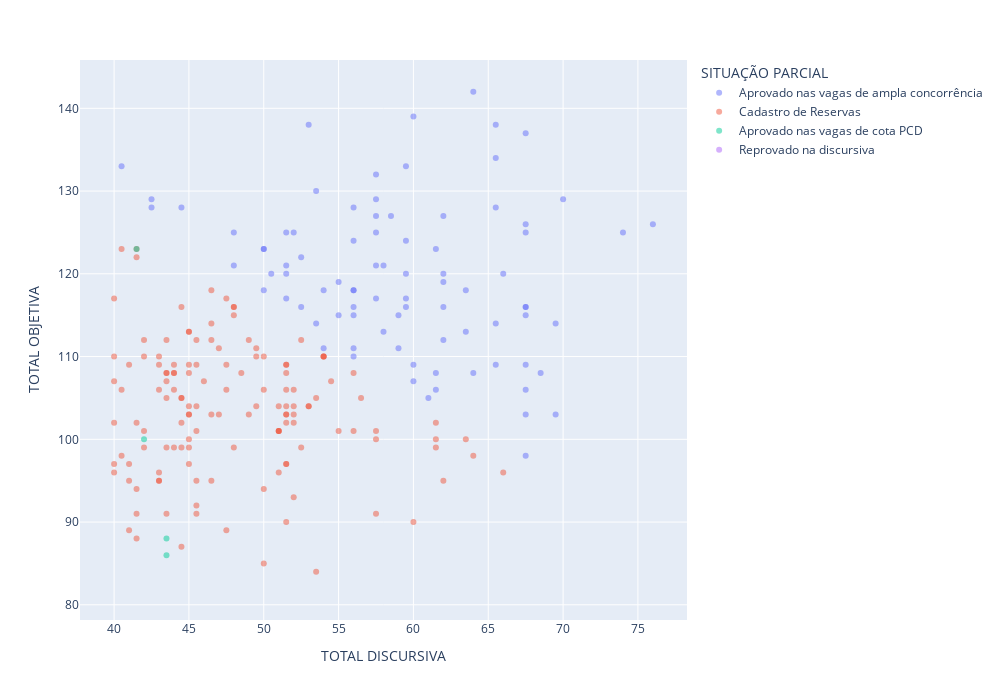

The cell this chart's notebook holds for it:
### Code cell
import matplotlib.pyplot as plt
import plotly.express as px

v1 = 'TOTAL DISCURSIVA'
v2 = 'TOTAL OBJETIVA'
# Plotar o gráfico de dispersão
# plt.scatter(resultado_preliminar_ordenado[v1], resultado_preliminar_ordenado[v2])

fig = px.scatter(resultado_preliminar_ordenado, x=v1, y=v2, color='SITUAÇÃO PARCIAL', opacity=0.5)

fig.update_layout(width=1000, height=700)

fig.show()

### Figure 1 — Plotly figure (JSON) as saved in the notebook; plotly's stock layout.template omitted (floating-point values rounded to 4 significant figures; data arrays with more than 128 entries replaced by an {"elided": "..."} marker saying what was removed)
{"data": [{"hovertemplate": "SITUAÇÃO PARCIAL=Aprovado nas vagas de ampla concorrência<br>TOTAL DISCURSIVA=%{x}<br>TOTAL OBJETIVA=%{y}<extra></extra>", "legendgroup": "Aprovado nas vagas de ampla concorrência", "marker": {"color": "#636efa", "opacity": 0.5, "symbol": "circle"}, "mode": "markers", "name": "Aprovado nas vagas de ampla concorrência", "orientation": "v", "showlegend": true, "type": "scatter", "x": [64, 67.5, 65.5, 76, 65.5, 74, 70, 60, 67.5, 65.5, 67.5, 59.5, 53, 57.5, 62, 57.5, 66, 58.5, 61.5, 57.5, 56, 69.5, 67.5, 67.5, 59.5, 53.5, 67.5, 57.5, 62, 63.5, 62, 56, 65.5, 59.5, 58, 57.5, 62, 52, 68.5, 67.5, 63.5, 59.5, 51.5, 59.5, 65.5, 57.5, 52.5, 62, 59, 56, 56, 55, 67.5, 40.5, 50, 50, 48, 69.5, 51.5, 44.5, 64, 56, 54, 51.5, 42.5, 58, 56, 67.5, 50.5, 42.5, 59, 55, 61.5, 60, 48, 52.5, 51.5, 50, 61.5, 53.5, 60, 56, 61, 56, 67.5, 54], "xaxis": "x", "y": [142, 137, 138, 126, 134, 125, 129, 139, 126, 128, 125, 133, 138, 132, 127, 129, 120, 127, 123, 127, 128, 114, 116, 116, 124, 130, 115, 125, 120, 118, 119, 124, 114, 120, 121, 121, 116, 125, 108, 109, 113, 117, 125, 116, 109, 117, 122, 112, 115, 118, 118, 119, 106, 133, 123, 123, 125, 103, 121, 128, 108, 116, 118, 120, 129, 113, 115, 103, 120, 128, 111, 115, 108, 109, 121, 116, 117, 118, 106, 114, 107, 111, 105, 110, 98, 111], "yaxis": "y"}, {"hovertemplate": "SITUAÇÃO PARCIAL=Cadastro de Reservas<br>TOTAL DISCURSIVA=%{x}<br>TOTAL OBJETIVA=%{y}<extra></extra>", "legendgroup": "Cadastro de Reservas", "marker": {"color": "#EF553B", "opacity": 0.5, "symbol": "circle"}, "mode": "markers", "name": "Cadastro de Reservas", "orientation": "v", "showlegend": true, "type": "scatter", "x": {"elided": "136 float values"}, "xaxis": "x", "y": {"elided": "136 int values"}, "yaxis": "y"}, {"hovertemplate": "SITUAÇÃO PARCIAL=Aprovado nas vagas de cota PCD<br>TOTAL DISCURSIVA=%{x}<br>TOTAL OBJETIVA=%{y}<extra></extra>", "legendgroup": "Aprovado nas vagas de cota PCD", "marker": {"color": "#00cc96", "opacity": 0.5, "symbol": "circle"}, "mode": "markers", "name": "Aprovado nas vagas de cota PCD", "orientation": "v", "showlegend": true, "type": "scatter", "x": [41.5, 42, 43.5, 43.5], "xaxis": "x", "y": [123, 100, 88, 86], "yaxis": "y"}, {"hovertemplate": "SITUAÇÃO PARCIAL=Reprovado na discursiva<br>TOTAL DISCURSIVA=%{x}<br>TOTAL OBJETIVA=%{y}<extra></extra>", "legendgroup": "Reprovado na discursiva", "marker": {"color": "#ab63fa", "opacity": 0.5, "symbol": "circle"}, "mode": "markers", "name": "Reprovado na discursiva", "orientation": "v", "showlegend": true, "type": "scatter", "x": {"elided": "402 null values"}, "xaxis": "x", "y": {"elided": "402 int values"}, "yaxis": "y"}], "layout": {"height": 700, "legend": {"title": {"text": "SITUAÇÃO PARCIAL"}, "tracegroupgap": 0}, "margin": {"t": 60}, "width": 1000, "xaxis": {"anchor": "y", "domain": [0, 1], "title": {"text": "TOTAL DISCURSIVA"}}, "yaxis": {"anchor": "x", "domain": [0, 1], "title": {"text": "TOTAL OBJETIVA"}}}}
